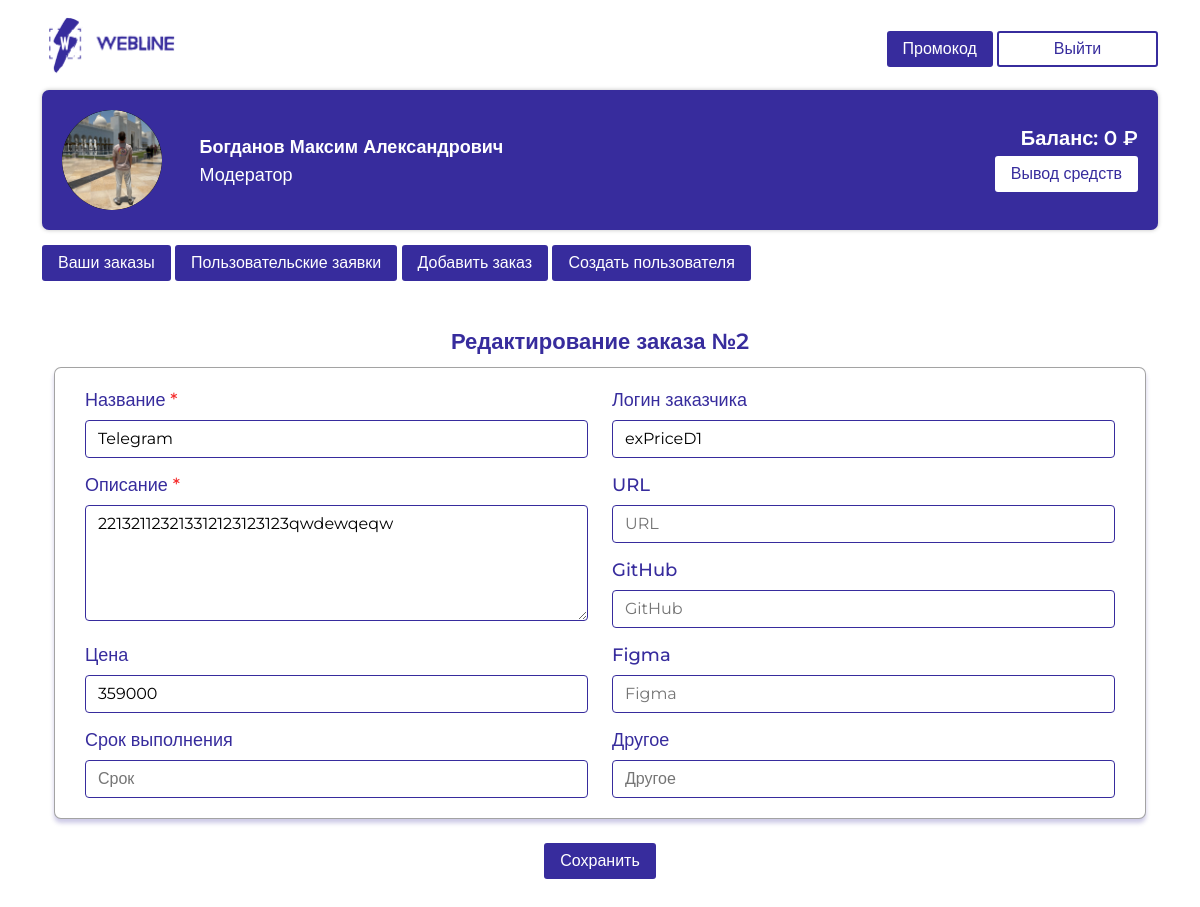
The page /orders/edit/2 (signed in) on the database its author committed.
### models.py (models this page shows, shortened)
class Users(db.Model, UserMixin):
    id = db.Column(db.Integer, primary_key=True)
    login = db.Column(db.String(64), unique=True)
    username = db.Column(db.String(200))
    password = db.Column(db.String(512), nullable=True)
    role = db.Column(db.String(100))
    email = db.Column(db.String(128))
    phone = db.Column(db.String(128))
    telegram = db.Column(db.String(128))
    other = db.Column(db.String(512))
    balance = db.Column(db.String(128))
    used_promocodes = db.Column(db.String(10000))

class Orders(db.Model):
    id = db.Column(db.Integer, primary_key=True)
    client_id = db.Column(db.Integer())
    title = db.Column(db.String(500), unique=True)
    description = db.Column(db.String(15000), nullable=True)
    price = db.Column(db.String(50))
    status = db.Column(db.String(300))
    payment_status = db.Column(db.String(300))
    deadline = db.Column(db.String(50))
    date = db.Column(db.String(50))
    url = db.Column(db.String(50))
    git = db.Column(db.String(50))
    figma = db.Column(db.String(50))
    other = db.Column(db.String(5000))
    moderator_id = db.Column(db.Integer())
    design_id = db.Column(db.Integer())
    frontend_id = db.Column(db.Integer())
    backend_id = db.Column(db.Integer())
    admin_payment = db.Column(db.String(50))
    moderator_payment = db.Column(db.String(50))
    designer_payment = db.Column(db.String(50))
    frontend_payment = db.Column(db.String(50))
    backend_payment = db.Column(db.String(50))

### main.py (the view, shortened to what this page needs)
@application.route('/orders/edit/<id>', methods=["POST", "GET"])
@login_required
def edit_order(id):
    if current_user.role == 'Заказчик':
        return ''
    order = Orders.query.filter_by(id=id).first()
    return render_template('edit_order.html', order=order, user=current_user)

### main.py (called while the page is built)
@login_manager.user_loader
def load_user(user_id):
    return Users.query.filter_by(id=user_id).first()

### templates/edit_order.html (shortened to what this page needs)
{% extends 'base.html' %}
{% block content %}
    <div class="container mt-3 pb-5">
        <form class="row" id="edit_order_form">
            <div class="col-12">
                <h1 class="zakazs_h1">Редактирование заказа №{{ order.id }}</h1>
                <div class="add_zakaz">
                    {% if user.role == 'Модератор' or user.role == 'Администратор'%}
                    <div class="row">
                        <div class="col-md-6">
                            <h3>Название <span>*</span></h3>
                            <input type="text" placeholder="Название" value="{{ order.title }}" id="title">
                            <h3>Описание <span>*</span></h3>
                            <textarea placeholder="Описание" id="description">{{ order.description }}</textarea>
                            <h3>Цена</h3>
                            <input type="text" placeholder="Цена" value="{{ order.price }}" id="price">
                            <h3>Срок выполнения</h3>
                            <input type="text" placeholder="Срок" value="{{ order.deadline }}" id="deadline">
                        </div>
                        <div class="col-md-6">
                            <h3>Логин заказчика</h3>
                            <input type="text" placeholder="Логин" value="{{ order.client_id }}" id="client_login">
                            <h3>URL</h3>
                            <input type="text" placeholder="URL" value="{{ order.url }}" id="url">
                            <h3>GitHub</h3>
                            <input type="text" placeholder="GitHub" value="{{ order.git }}" id="github">
                            <h3>Figma</h3>
                            <input type="text" placeholder="Figma" value="{{ order.figma }}" id="figma">
                            <h3>Другое</h3>
                            <input type="text" placeholder="Другое" value="{{ order.other }}" id="other">
                        </div>
                    </div>
                    {% endif %}
                </div>
            </div>
            <div class="col-12 mt-4" style="text-align: center;">
                <a data-bs-toggle="modal" data-bs-target="#modal-callback-save">
                    <button class="add_zakaz_btn">Сохранить</button>
                </a>
            </div>
        </form>
    </div>
{% endblock %}

### templates/base.html (shortened to what this page needs)
<!doctype html>
<html lang="ru">
<head>
    <link href="https://cdn.jsdelivr.net/npm/bootstrap@5.2.3/dist/css/bootstrap.min.css" rel="stylesheet">
    <link rel="stylesheet" href="{{url_for('static', filename='css/style.css')}}" />
</head>
<header>
    <div class="container pt-3">
        <div class="row">
            <div class="col-md-6 col-4">
                <img src="{{ url_for('static', filename='img/logo.png') }}" alt="" style="width: 138px; height: 58px; max-width: 100%;">
            </div>
            <div class="col-md-6 col-8" style="text-align: right;">
                <a data-bs-toggle="modal" data-bs-target="#modal-callback">
                    <button class="personal_area_under_btn">Промокод</button>
                </a>
                <a href="/logout">
                    <button class="head_btn">Выйти</button>
                </a>
            </div>
        </div>
    </div>
</header>
<body>
    <div class="container mt-3 pb-5">
        <div class="personal_area">
            <div class="row">
                <div class="col-md-9 col-7">
                    <div class="row">
                        <div class="col-2 d-lg-block d-none">
                            <div class="image-upload">
                                <label for="file-input">
                                    <img src="{{ url_for('static', filename='img/me.png') }}"  class="ava" alt="" style="width: 100px; height: 100px;"/>
                                </label>
                            </div>
                        </div>
                        <div class="col-10">
                            <h3>{{ user.username }}</h3>
                            <h4>{{ user.role }}</h4>
                        </div>
                    </div>
                </div>
                <div class="col-md-3 col-5 text_center_mobile">
                    <h5 id="balance">Баланс: {{ user.balance }} ₽</h5>
                    <a href="/withdrawal">
                         <button>Вывод средств</button>
                    </a>
                </div>
            </div>
        </div>
        {% if user.role != 'Администратор' %}
        <a href="/orders" style="text-align: right; text-decoration: none;">
            <button class="personal_area_under_btn">Ваши заказы</button>
        </a>
        {% endif %}
        {% if user.role == 'Модератор' %}
        <a href="/requests" style="text-align: right; text-decoration: none;">
            <button class="personal_area_under_btn">Пользовательские заявки</button>
        </a>
        {% endif %}
        {% if user.role == 'Модератор' or user.role == 'Администратор' %}
        <a href="/orders/add" style="text-align: right; text-decoration: none;">
            <button class="personal_area_under_btn">Добавить заказ</button>
        </a>
        <a href="/create_user" style="text-align: right; text-decoration: none;">
            <button class="personal_area_under_btn">Создать пользователя</button>
        </a>
        {% endif  %}
        {% block content -%}
        {% endblock -%}
    </div>
</body>

### static/css/style.css (style rules this page uses)
html, body { font-family: 'Montserrat', sans-serif; }
.head_btn { border-radius: 3px; border: 2px solid #372C9D; background: #FFF; font-size: 16px; font-style: normal; font-weight: 500; line-height: 20px; color: #372C9D; width: 161px; height: 36px; margin-top: 15px; }
.personal_area { width: 100%; padding: 20px 20px 20px 20px; border-radius: 7px; background: #372C9D; box-shadow: 0px 0px 4px 0px rgba(0, 0, 0, 0.25); color: white; }
.personal_area h3 { font-size: 18px; font-style: normal; font-weight: 700; line-height: 20px; padding-top: 4%; }
.personal_area h4 { font-size: 18px; font-style: normal; font-weight: 500; line-height: 20px; }
.personal_area h5 { font-size: 20px; font-style: normal; font-weight: 600; line-height: 20px; padding-top: 7%; }
.personal_area button { font-size: 16px; font-style: normal; font-weight: 500; line-height: 20px; color: #372C9D; border-radius: 3px; background: #FFF; padding: 8px 16px; border: none; }
.personal_area_under_btn { font-size: 16px; font-style: normal; font-weight: 500; line-height: 20px; color: white; border-radius: 3px; background: #372C9D; padding: 8px 16px; border: none; margin-top: 15px; }
.ava { border-radius: 50px; background-color: #000; }
.text_center_mobile { text-align: right; }
.zakazs_h1 { color: #372C9D; text-align: center; font-size: 22px; font-style: normal; font-weight: 600; line-height: 20px; margin-top: 35px; margin-bottom: 15px; }
a { text-decoration: none !important; }

### templates/edit_order.html (style rules this page uses)
html, body { font-family: 'Montserrat', sans-serif; }
.head_btn { border-radius: 3px; border: 2px solid #372C9D; background: #FFF; font-size: 16px; font-style: normal; font-weight: 500; line-height: 20px; color: #372C9D; width: 161px; height: 36px; margin-top: 15px; }
.personal_area { width: 100%; padding: 20px 20px 20px 20px; border-radius: 7px; background: #372C9D; box-shadow: 0px 0px 4px 0px rgba(0, 0, 0, 0.25); color: white; }
.personal_area h3 { font-size: 18px; font-style: normal; font-weight: 700; line-height: 20px; padding-top: 4%; }
.personal_area h4 { font-size: 18px; font-style: normal; font-weight: 500; line-height: 20px; }
.personal_area h5 { font-size: 20px; font-style: normal; font-weight: 600; line-height: 20px; padding-top: 7%; }
.personal_area button { font-size: 16px; font-style: normal; font-weight: 500; line-height: 20px; color: #372C9D; border-radius: 3px; background: #FFF; padding: 8px 16px; border: none; }
.zakazs_h1 { color: #372C9D; text-align: center; font-size: 22px; font-style: normal; font-weight: 600; line-height: 20px; margin-top: 35px; margin-bottom: 15px; }
.personal_area_under_btn { font-size: 16px; font-style: normal; font-weight: 500; line-height: 20px; color: white; border-radius: 3px; background: #372C9D; padding: 8px 16px; border:none; margin-top: 15px; }
.add_zakaz { border-radius: 7px; border: 1px solid rgba(0, 0, 0, 0.36); background: #FFF; box-shadow: 0px 4px 4px 0px rgba(55, 44, 157, 0.25); width: 100%; padding: 5px 30px 20px 30px; }
.add_zakaz h3 { color: #372C9D; font-size: 18px; font-style: normal; font-weight: 500; line-height: 24px; margin-top: 15px; }
.add_zakaz span { color: #F53030; }
.add_zakaz input { border-radius: 4px; border: 1px solid #372C9D; background: var(--gray-10, #FFF); padding: 6px 12px; width: 100%; }
.add_zakaz textarea { border-radius: 4px; border: 1px solid #372C9D; background: var(--gray-10, #FFF); padding: 6px 12px; width: 100%; height: 116px; }
a { text-decoration: none !important; }
.add_zakaz_btn { font-size: 16px; font-style: normal; font-weight: 500; line-height: 20px; color: white; border-radius: 3px; background: #372C9D; padding: 8px 16px; border: none; }

### rows shown on the page
Users: username "Богданов Максим Александрович", role "Модератор", balance "0"
Orders: id "2", title "Telegram", description "221321123213312123123123qwdewqeqw", price "359000", client_id "exPriceD1"
